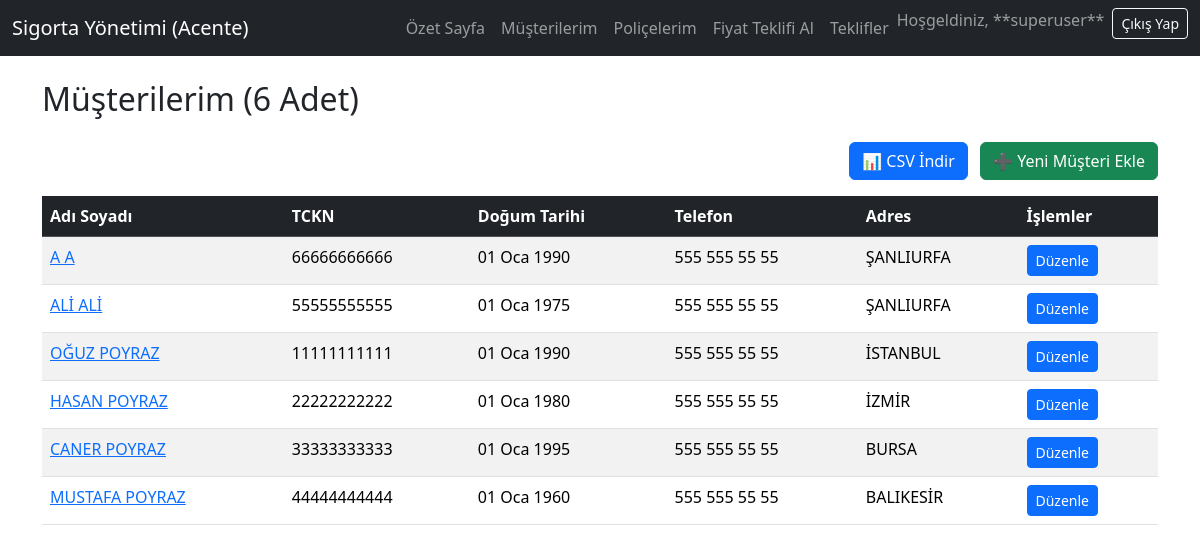
Screenshot of /agent/customers/ (signed in) with the database file from the repository.
### policy_management/models.py (models this page shows, shortened)
class CustomUser(AbstractUser):
    ROLE_CHOICES = (
        ('admin', 'Yönetici'),
        ('agent', 'Acente'),
    )
    role = models.CharField(max_length=10, choices=ROLE_CHOICES, default='agent', verbose_name="Kullanıcı Rolü")
    class Meta:
        verbose_name = "Kullanıcı"
        verbose_name_plural = "Kullanıcılar"
    pass

class Customer(models.Model):
    CUSTOMER_TYPE_CHOICES = (
        ('individual', 'Bireysel'),
        ('corporate', 'Kurumsal'),
    )
    customer_id = models.AutoField(primary_key=True)
    name = models.CharField(max_length=150, verbose_name="Adı / Ünvanı")
    tckn = models.CharField(
        max_length=11,
        unique=True,
        null=True,
        blank=True,
        verbose_name="TCKN"
    )
    tckn_vkn = models.CharField(
        max_length=15,
        null=True,
        blank=True,
        verbose_name="TCKN/VKN (Eski Alan)"
    )
    customer_type = models.CharField(
        max_length=10,
        choices=CUSTOMER_TYPE_CHOICES,
        default='individual',
        verbose_name="Müşteri Tipi"
    )
    phone = models.CharField(max_length=20, blank=True, null=True, verbose_name="Telefon")
    email = models.EmailField(max_length=255, blank=True, null=True, verbose_name="E-posta")
    address_street = models.CharField(max_length=255, null=True, blank=True, verbose_name="Sokak/Cadde")
    address_city = models.CharField(max_length=100, null=True, blank=True, verbose_name="İl")
    address_state = models.CharField(max_length=100, null=True, blank=True, verbose_name="İlçe")
    address_zipcode = models.CharField(max_length=10, null=True, blank=True, verbose_name="Posta Kodu")
    date_of_birth = models.DateField(null=True, blank=True, verbose_name="Doğum Tarihi")
    agent = models.ForeignKey(
        'policy_management.CustomUser',
        on_delete=models.SET_NULL,
        null=True,
        blank=True,
        related_name='customers',
        verbose_name="Sorumlu Acente"
    )
    created_at = models.DateTimeField(auto_now_add=True, verbose_name="Oluşturma Tarihi")
    updated_at = models.DateTimeField(auto_now=True, verbose_name="Son Güncelleme")
    class Meta:
        verbose_name = "Müşteri"
        verbose_name_plural = "Müşteriler"

### policy_management/views.py (the view)
# urls.py: path('agent/customers/', views.AgentCustomerListView.as_view(), name='agent_customer_list'),
class AgentCustomerListView(AgentAccessMixin, ListView):
    model = Customer
    template_name = 'agent/customer_list.html'
    context_object_name = 'customers'
    def get_queryset(self):
        return Customer.objects.filter(agent=self.request.user).order_by('-customer_id')

### policy_management/views.py (called while the page is built)
    def test_func(self):
        user = self.request.user
        return user.is_superuser or user.role == 'agent'

### policy_management/templates/agent/customer_list.html (shortened to what this page needs)
{% extends "agent/base_agent.html" %}
{% block content %}
    <h2 class="mb-4">Müşterilerim ({{ customers|length }} Adet)</h2>
    <p class="text-end">
		<a href="{% url 'agent_export_customers' %}" class="btn btn-primary me-2">📊 CSV İndir</a>
        <a href="{% url 'agent_customer_add' %}" class="btn btn-success">➕ Yeni Müşteri Ekle</a>
    </p>
    {% if customers %}
        <div class="table-responsive">
            <table class="table table-striped table-hover">
                <thead class="table-dark">
                    <tr>
						<th>Adı Soyadı</th>
						<th>TCKN</th>
						<th>Doğum Tarihi</th>
						<th>Telefon</th>
						<th>Adres</th>
						<th>İşlemler</th>
					</tr>
                </thead>
                <tbody>
    {% for customer in object_list %}
    <tr>
        <td><a href="#">{{ customer.name }}</a></td>
        <td>
            {% if customer.tckn %}{{ customer.tckn }}{% else %}-{% endif %}
        </td>
        <td>
            {% if customer.date_of_birth %}
                {{ customer.date_of_birth|date:"d M Y" }}
            {% else %}
                -
            {% endif %}
        </td>
        <td>
            {% if customer.phone %}{{ customer.phone }}{% else %}-{% endif %}
        </td>
        <td>
            {% if customer.address_city %}{{ customer.address_city }}{% else %}-{% endif %}
        </td>
        <td>
            <a href="{% url 'edit_customer' customer.pk %}" class="btn btn-sm btn-primary">Düzenle</a>
        </td>
    </tr>
    {% endfor %}
</tbody>
            </table>
        </div>
    {% else %}
        <div class="alert alert-warning" role="alert">
            Henüz size ait kayıtlı bir müşteriniz bulunmamaktadır.
            <a href="{% url 'agent_customer_add' %}" class="alert-link">Hemen Yeni Bir Müşteri Ekleyin.</a>
        </div>
    {% endif %}
{% endblock %}

### policy_management/templates/agent/base_agent.html (shortened to what this page needs)
{% load static %}
<!DOCTYPE html>
<html lang="tr">
<head>
    <link href="https://cdn.jsdelivr.net/npm/bootstrap@5.3.3/dist/css/bootstrap.min.css" rel="stylesheet">
	{% load static %}
    <link rel="stylesheet" href="{% static 'policy_management/css/style.css' %}">
</head>
<body>
    <nav class="navbar navbar-expand-lg navbar-dark bg-dark">
        <div class="container-fluid">
            <a class="navbar-brand" href="{% url 'agent_dashboard' %}">Sigorta Yönetimi (Acente)</a>
            <div class="collapse navbar-collapse" id="navbarNav">
                <ul class="navbar-nav ms-auto">
                    <li class="nav-item">
                        <a class="nav-link" href="{% url 'agent_dashboard' %}">Özet Sayfa</a>
                    </li>
                    <li class="nav-item">
                        <a class="nav-link" href="{% url 'agent_customer_list' %}">Müşterilerim</a>
                    </li>
                    <li class="nav-item">
                        <a class="nav-link" href="{% url 'agent_policy_list' %}">Poliçelerim</a>
                    </li>
                    <li class="nav-item active">
						<a class="nav-link" href="{% url 'agent_quote_list' %}">
							<span>Fiyat Teklifi Al</span>
						</a>
					</li>
					<li class="nav-item">
						<a class="nav-link" href="{% url 'agent_quote_list' %}">Teklifler</a>
					</li>
					<li class="nav-item">
                         <span class="navbar-text me-2">Hoşgeldiniz, **{{ user.get_full_name|default:user.username }}**</span>
                    </li>
					<li class="nav-item">
						<form action="{% url 'admin:logout' %}" method="post" class="d-inline">
							<button type="submit" class="btn btn-sm btn-outline-light">Çıkış Yap</button>
						</form>
					</li>
                </ul>
            </div>
        </div>
    </nav>
    <div class="container mt-4">
        {% block content %}
        {% endblock %}
    </div>
</body>
</html>

### rows the page displays
CustomUser: get_full_name "superuser"
Customer: name "A A", tckn "66666666666", date_of_birth "01 Oca 1990", phone "555 555 55 55", address_city "ŞANLIURFA"
Customer: name "ALİ ALİ", tckn "55555555555", date_of_birth "01 Oca 1975", phone "555 555 55 55", address_city "ŞANLIURFA"
Customer: name "OĞUZ POYRAZ", tckn "11111111111", date_of_birth "01 Oca 1990", phone "555 555 55 55", address_city "İSTANBUL"
Customer: name "HASAN POYRAZ", tckn "22222222222", date_of_birth "01 Oca 1980", phone "555 555 55 55", address_city "İZMİR"
Customer: name "CANER POYRAZ", tckn "33333333333", date_of_birth "01 Oca 1995", phone "555 555 55 55", address_city "BURSA"
Customer: name "MUSTAFA POYRAZ", tckn "44444444444", date_of_birth "01 Oca 1960", phone "555 555 55 55", address_city "BALIKESİR"

### other values shown
{{ customers|length }} "6"
